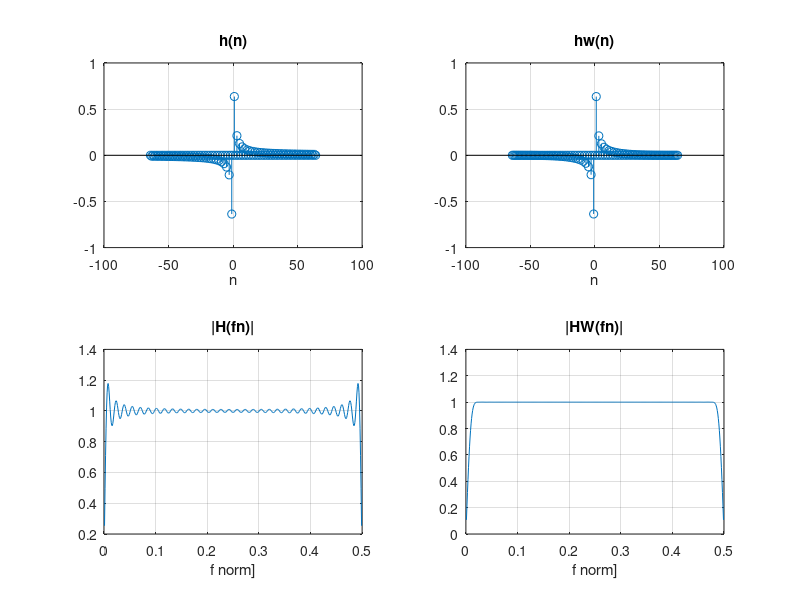
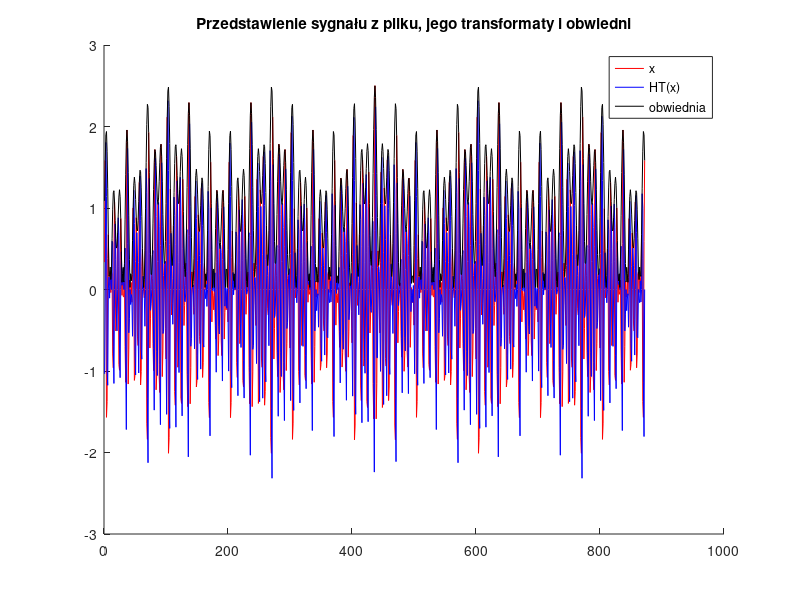
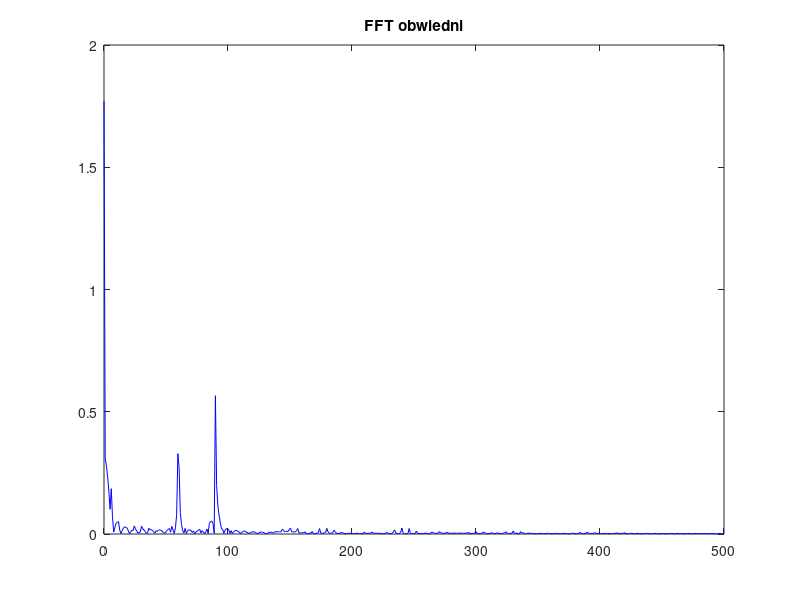

MATLAB code to generate these figures, in order: (Note: this script raises an error after producing the figures.)
clc;
% Zadanie 1 - Filtr Hilberta, demodulacja AM
clear all; close all;

%% Dany sygnał
load('lab08_am.mat');
x = s6;

%% Generowanie teoretycznej odpowiedzi impulsowej
fs = 1000;                          % czestotliwosc probkowania
fc = 200;                           % czestotliwosc nosna
M  = 64;                            % polowa dlugosci filtra
N  = 2*M+1;
n  = 1:M;
h  = (2/pi)*sin(pi*n/2).^2 ./n;     % połowa odpowiedzi impulsowej (TZ str. 352)
h  = [-h(M:-1:1) 0 h(1:M)];         % cała odpowiedź dla n = ?M,...,0,...,M

%% Wymnażanie przez okno Blackmana
w  = blackman(N); 
w  = w';            
hw = h.*w;                          % wymnożenie odpowiedzi impulsowej z oknem

%% widmo Fouriera oraz wykresy

m = -M : 1 : M;                     % dla filtra nieprzyczynowego (bez przesunięcia o M próbek w prawo)
% m = 0 : N-1;                      % dla filtra przyczynowego (z przesunięciem o M próbek w prawo)
NF = 500; 
fn=0.5*(1:NF-1)/NF;
for k=1:NF-1
H(k)  =sum (h  .* exp(-j*2*pi*fn(k)*m));
HW(k) =sum (hw .* exp(-j*2*pi*fn(k)*m));
end

figure(1);
set(figure(1),'units','points');
subplot(2,2,1);
stem(m,h); grid; title('h(n)'); xlabel('n');
subplot(2,2,2);
stem(m,hw); grid; title('hw(n)'); xlabel('n'); 
subplot(2,2,3);
plot(fn,abs(H)); grid; title('|H(fn)|'); xlabel('f norm]'); 
subplot(2,2,4);
plot(fn,abs(HW)); grid; title('|HW(fn)|'); xlabel('f norm]');

%% Porównanie z funkcja hilbert() matlaba
HT = hilbert(x);

%% Filtracja odpowiedzią impulsową
xHT = conv(x,hw);           % filtracja sygnału x(n) za pomocą odp. impulsowej hw(n); otrzymujemy Nx+N?1 próbek
xHT = xHT(N:1000);          % odcięcie stanów przejściowych (po N?1 próbek) z przodu sygnału y(n)
x2  = x(M+1:1000-M);        % odcięcie tych próbek z x(n), dla których nie ma poprawnych odpowiedników w y(n)
m   = sqrt(x2.^2 + xHT.^2); % obwiednia to pierwiastek z sumy kwadratów sygnałów x i jego transformacji Hilberta HT(x).

%% Sygnał x2 wraz z jego transformatą Hilberta xHT i obwiednią m
figure('Name','Sygnał x wraz z jego transformatą Hilberta xHT i obwiednią m');
set(figure(2),'units','points');
hold on;
plot(x2,'r'); 
plot(xHT,'b');
plot(m,'k'); 
title('Przedstawienie sygnału z pliku, jego transformaty i obwiedni')
legend('x','HT(x)','obwiednia');
hold off;

%% FFT obwiedni
NFFT = 2^nextpow2(fs);
Y    = fft(m,NFFT)/fs;                  %transformata fouriera obwiedni
f    = fs/2*linspace(0,1,NFFT/2+1);

figure('Name','FFT obwiedni')
set(figure(3),'units','points');;
plot(f,2*abs(Y(1:NFFT/2+1)),'b');
title('FFT obwiedni');

%% Odczytanie parametrów sygnału modulującego m(t)
[pks, locs] = findpeaks(2*abs(Y(1:NFFT/2+1)), 'SortStr','descend');

if(0)
    f1 = locs(1); f2=locs(2); f3=locs(3);
    A1 = pks(1);  A2=pks(2);  A3=pks(3);
else
    f1=6;  f2=60;    f3=90;
    A1=0.2; A2=0.33; A3=0.57;
end

%% Sygnał modulujący amplitudę mr(t) - suma trzech sygnałów
t  = 0:1/fs:1-1/fs;
mr = 1 + A1*cos(2*pi*f1*t) + A2*cos(2*pi*f2*t) + A3*cos(2*pi*f3*t);     % sygnał modulujący
mr = mr(M+1:1000-M);                                                    % odcięcie próbek

%% Sygnał m(t) z pliku po filtrze Hilberta vs Sygnał mr(t) rekonstruowany
figure('Name','Sygnał m(t) z pliku po filtrze Hilberta vs Sygnał mr(t) rekonstruowany');
set(figure(4),'units','points');
hold on;
plot(m, 'b');
plot(mr,'r');
plot(abs(HT(M:end)),'k');
title('Porównanie sygnałów modulujących m i mr');
legend('m  - Z filtru FIR','mr - Zrekonstruowany','matlab hilbert()'); 
hold off;

%% Sygnał x z pliku zmodulowany vs Sygnał xr rekonstruowany i zmodulowany
xn = sin(2*pi*fc*t);          % nośna z treści
xn = xn(M+1:1000-M);          % odcięcie próbek
xr = xn.*mr;                  % sygnał zmodulowany po odtworzeniu

figure('Name','Sygnał x z pliku zmodulowany vs Sygnał xr rekonstruowany i zmodulowany');
set(figure(5),'units','points');
hold on;
plot(x2,'r');
plot(xr,'b');
title('Porównanie sygnałów x i xr po modulacji');
legend('x  - Sygnał z pliku zmodulowany ','xr - Sygnał skonstruowany i zmodulowany');
hold off;
